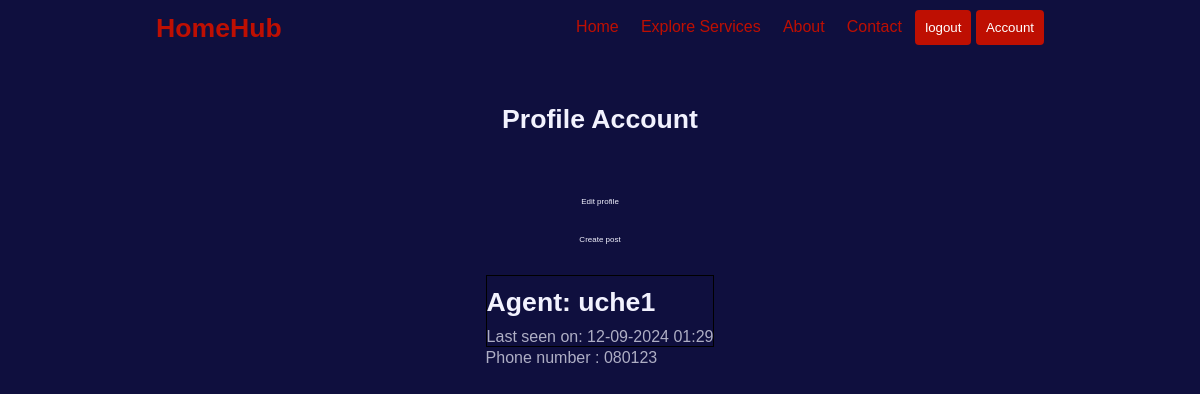
/account/ (signed in), run on an earlier commit of the app's database.
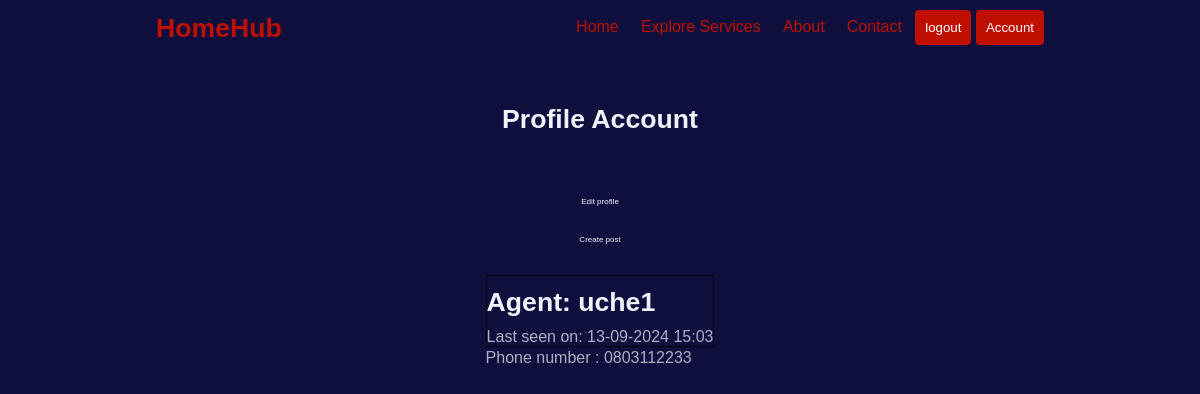
And on a later commit of the database.
### app/models.py (models this page shows, shortened)
class User(db.Model, UserMixin):
    id = db.Column(db.Integer, primary_key=True)
    first_name = db.Column(db.String(20), nullable=False)
    last_name = db.Column(db.String(20), nullable=False)
    username = db.Column(db.String(20), unique=True, nullable=False)
    email = db.Column(db.String(40), nullable=False)
    password_hash = db.Column(db.String(250), nullable=False)
    phone_number = db.Column(db.String(15), nullable=False)
    phone_number_2 = db.Column(db.String(15))
    last_seen = db.Column(db.DateTime, default=lambda: datetime.now(timezone.utc))
    posts = db.relationship(
        'Post', backref='agent', lazy=True)

### app/routes.py (the view)
@app.route('/account/')
@login_required
def account():
    user = User.query.all()
    return render_template('account.html', title='account page', user=user)

### app/models.py (called while the page is built)
@login.user_loader
def load_user(id):
    return User.query.get(int(id))

### app/routes.py (called while the page is built)
@app.before_request
def before_request():
    if current_user.is_authenticated:
        current_user.last_seen = datetime.now(timezone.utc)
        db.session.commit()

### app/templates/account.html (shortened to what this page needs)
{% extends 'base.html' %}
    {% block content %}
        <section class="empty__page">
            <h1>Profile Account</h1>
            <table style style="border: 1px solid black; border-collapse: collapse;">
                <tr valign="top">
                    <td style="border: 1px solid black;">
                        <h1>Agent: {{ current_user.username }}</h1>
                        {% if current_user.last_seen %}<p>Last seen on: {{ current_user.last_seen.strftime(
                            '%d-%m-%Y %H:%M') }}</p>
                        {% endif %}
                    </td>
                </tr>
                <tr>
                    <td>
                        <p>Phone number : {{ current_user.phone_number }}</p></br>
                    </td>
                </tr>
                <p>
                    <a href="{{ url_for('edit_account') }}">Edit profile</a>
                </p>
                <p>
                    <a href="{{ url_for('new_post') }}">Create post</a>
                </p>
            </table>
        </section>
    {% endblock content %}

### app/templates/base.html (shortened to what this page needs)
</html><!DOCTYPE html>
<html lang="en">
  <head>
    <link
      href="https://unpkg.com/boxicons@2.0.7/css/boxicons.min.css"
      rel="stylesheet"
    />
    <link
      rel="stylesheet"
      href="https://cdnjs.cloudflare.com/ajax/libs/font-awesome/5.15.3/css/all.min.css"
    />
    <link
      rel="stylesheet"
      href="https://unpkg.com/swiper/swiper-bundle.min.css"
    />
    <link rel="stylesheet" href="{{ url_for('static', filename='css/styles.css') }}">
  </head>
  <body>
    <div class="navigation">
        <div class="nav-center container d-flex">
          <a href="#" class="logo"><h1>HomeHub</h1></a>
          <ul class="nav-list d-flex">
            <li class="nav-item">
              <a href="{{ url_for('home') }}" class="nav-link">Home</a>
          </li>
            <li class="nav-item">
              <a href="{{ url_for('all_post') }}" class="nav-link">Explore Services</a>
          </li>
          <li class="nav-item">
              <a href="./about.html" class="nav-link">About</a>
          </li>
          <li class="nav-item">
              <a href="./contact.html" class="nav-link">Contact</a>
          </li>
            {% if current_user.is_authenticated %}
              <li class="nav-item">
                  <a href="{{ url_for('logout') }}" class="nav_sign">logout</a>
              </li>
              <li class="nav-item">
                  <a href="{{ url_for('account') }}" class="nav_sign">Account</a>
              </li>
            {% endif %}
          </ul>
        </div>
    </div>
    {% block content %}{% endblock content %}
  </body>
</html>

### app/static/css/styles.css (style rules this page uses)
:root { --white: #fff; --black: #222; --green: #be0f02; --grey1: #f0f0f0; --grey2: #e9d7d3; }
*, *::before, *::after { margin: 0; padding: 0; box-sizing: inherit; }
html { box-sizing: border-box; font-size: 55.5%; scroll-behavior: smooth; }
body { font-family: "Roboto", sans-serif; font-size: 1.6rem; background-color: var(--white); font-weight: 400; font-style: normal; }
a { text-decoration: none; }
li { list-style: none; }
.d-flex { display: flex; align-items: center; }
.navigation { position: relative; z-index: 2; height: 6rem; line-height: 6rem; }
.nav-center { justify-content: space-between; }
.logo h1 { color: var(--green); }
.nav-center .nav-item:not(:last-child) { margin-right: 0.5rem; }
.nav-center .nav-link { font-size: 1.8rem; padding: 1rem; color: var(--green); }
.nav_sign { background-color: var(--green); padding: 10px; font-size: 1.5rem; color: var(--white); border-radius: 4px; }
:root { --color-primary: #6f6af8; --color-primary-light: hsl(242, 91%, 69%, 18%); --color-primary-variant: #5854c7; --color-red: #da0f3f; --color-red-light: hsl(346, 87%, 46%, 15%); --color-green: #00c476; --color-green-light: hsl(156, 100%, 38%, 15%); --color-gray-900: #1e1e66; --color-gray-700: #2d2b7c; --color-gray-300: rgba(242, 242, 254, 0.3); --color-gray-200: rgba(242, 242, 254, 0.7); --color-white: #f2f2fe; --color-bg: #0f0f3e; --transition: all 300ms ease; --container-width-lg: 74%; --container-width-md: 88%; --form-width: 40%; --card-border-radius-1: 0.3rem; --card-border-radius-2: 0.5rem; --card-border-radius-3: 0.8rem; --card-border-radius-4: 2rem; --card-border-radius-5: 5rem; }
* { margin: 0; padding: 0; outline: 0; border: 0; appearance: 0; list-style: none; text-decoration: none; box-sizing: border-box; }
body { font-family: 'Montserrat', sans-serif; line-height: 1.6; color: var(--color-gray-200); overflow-x: hidden; background: var(--color-bg); font-size: 0.9rem; }
.container { width: var(--container-width-lg); max-width: 80%; margin-inline: auto; }
section { margin-top: 3rem; width: 100vw; }
h1, h2, h3, h4, h5 { color: var(--color-white); line-height: 1.3; }
h1 { font-size: 3rem; margin: 1rem 0; }
a { color: var(--color-white); transition: var(--transition); }
.empty__page { height: 40vh; text-align: center; display: grid; place-items: center; }

What changed in the data, as far as the page shows it:
changed User "uche1": last_seen "12-09-2024 01:29" → "13-09-2024 15:03"; phone_number "080123" → "0803112233"
